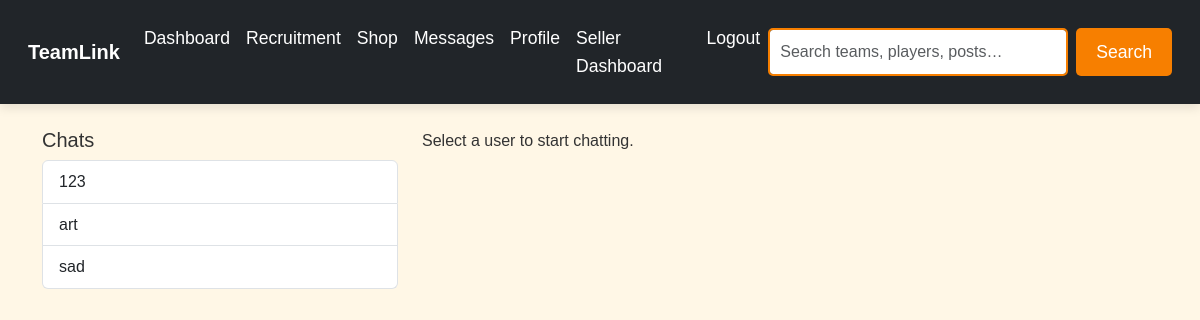
The app's page /messages.php (signed in) with its own data.
### tables this page shows
CREATE TABLE `users` (
  `id` int(11) NOT NULL,
  `username` varchar(50) NOT NULL,
  `email` varchar(100) NOT NULL,
  `password` varchar(255) NOT NULL,
  `role` enum('player','coach','fan','admin') DEFAULT 'player',
  `created_at` timestamp NOT NULL DEFAULT current_timestamp(),
  `bio` text DEFAULT NULL,
  `profile_picture` varchar(255) DEFAULT 'default.png'
);

### messages.php (the view, shortened to what this page needs)
<?php
include 'includes/db.php';
$currentUser = $_SESSION['user_id'];
$chatUserId = isset($_GET['chat']) ? intval($_GET['chat']) : null;
$users = $conn->query("SELECT id, username FROM users WHERE id != $currentUser");
?>
<!DOCTYPE html>
<html>
<head>
  <link rel="stylesheet" href="https://cdn.jsdelivr.net/npm/bootstrap@5.3.3/dist/css/bootstrap.min.css">
</head>
<body>
<?php include 'includes/header.php'; ?>
<div class="container mt-4">
  <div class="row">
    <div class="col-md-4 sidebar">
      <h5>Chats</h5>
      <ul class="list-group">
        <?php while ($user = $users->fetch_assoc()): ?>
        <a href="messages.php?chat=<?= $user['id'] ?>" class="list-group-item <?= ($chatUserId == $user['id']) ? 'active' : '' ?>">
          <?= htmlspecialchars($user['username']) ?>
        </a>
        <?php endwhile; ?>
      </ul>
    </div>
    <div class="col-md-8">
      <?php if ($chatUserId): ?>
        <h5>Chat with <?php
          $u = $conn->query("SELECT username FROM users WHERE id = $chatUserId")->fetch_assoc();
          echo htmlspecialchars($u['username']);
        ?></h5>
        <div class="chat-box mb-3" id="chat-box">
        </div>
        <form id="message-form" class="d-flex">
          <input type="text" name="message" class="form-control me-2" placeholder="Type a message..." required>
          <button type="submit" class="btn btn-primary">Send</button>
        </form>
      <?php else: ?>
        <p>Select a user to start chatting.</p>
      <?php endif; ?>
    </div>
  </div>
</div>
</body>
</html>

### css/styles.css (style rules this page uses)
* { margin: 0; padding: 0; box-sizing: border-box; }
body { font-family: Arial, sans-serif; background-color: #fff7e6; color: #333; line-height: 1.6; }

### records on screen
users: username "123"
users: username "art"
users: username "sad"
